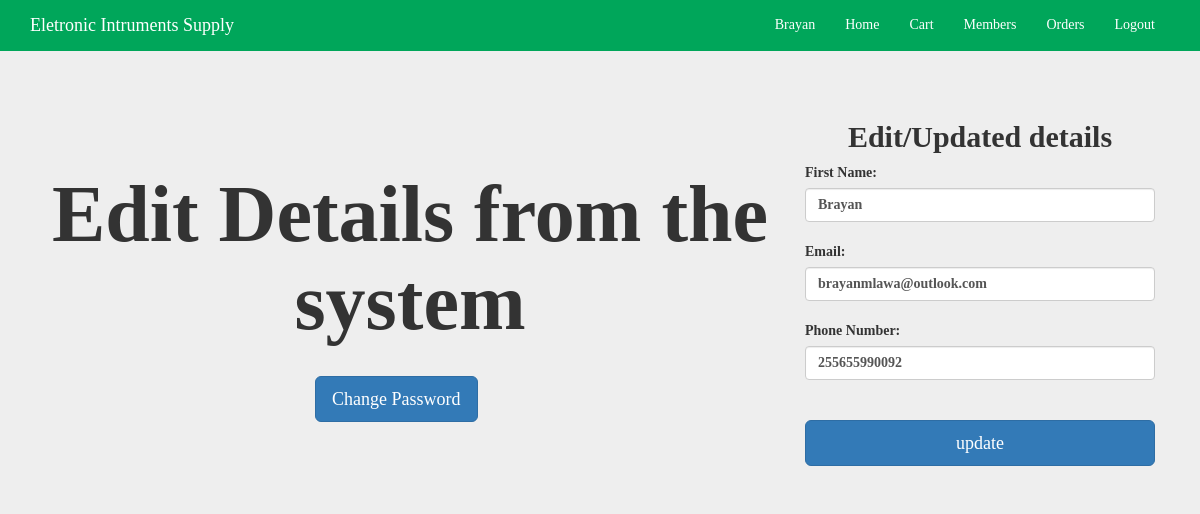
Screenshot of /actions/profile.php (signed in) with the database file from the repository.
### tables this page shows
CREATE TABLE `users` (
  `user_id` int(11) NOT NULL,
  `name` varchar(30) NOT NULL,
  `email` varchar(50) NOT NULL,
  `password` varchar(225) NOT NULL,
  `phone` varchar(20) NOT NULL,
  `user_type` int(3) NOT NULL DEFAULT 0,
  `status` int(3) NOT NULL DEFAULT 1,
  `time_joined` datetime NOT NULL DEFAULT current_timestamp()
);

### actions/profile.php (the view, shortened to what this page needs)
<!DOCTYPE html>
<html>
<?php
	  include "../includes/css_header.php";
    include "../includes/dbconnect.php";
		$user_email = $_SESSION["email"];
		$sql_query = mysqli_query($connection, "SELECT * FROM users WHERE email = '$user_email' ");
		while($row = mysqli_fetch_assoc($sql_query))
		if($row['user_type'] == 1)
        {
          include "../includes/header_admin.php";
        }
        else
        {
        	header('Location: ../index.php');
        }
	?>
    	<div  class="container">
            <?php
                $select_query = mysqli_query($connection, "SELECT * FROM users WHERE email = '$user_email' ")
                or die('error occuerd');
                $row = mysqli_fetch_assoc($select_query);
             ?>
    		<div class="col">
    			<div class="col-md-8 margin-top50">
    				<h1 class="text-black font-80px text-center"><b>Edit Details from the system  </h1> <br>
                    <a class="btn btn-primary btn-lg" style="margin-left: 27rem;" href="change_P">Change Password</a>
    			</div>
    			<div class="col-md-4 margin-top30">
    				<h2 class="text-black text-center"> <b>Edit/Updated details</b> </h2>
    				<form class="form"  method="POST">
                        <label class="text-black"> First Name:</label>
                        <input type="Name" class="form-control"  value="<?php echo $row['name']; ?>" name="user_name" required><br>
    					<label class="text-black"> Email:</label>
    					<input type="email" class="form-control" value="<?php echo $row['email']; ?>" name="user_email" required><br>
						<label class="text-black"> Phone Number:</label>
    					<input type="text" class="form-control" value="<?php echo $row['phone']; ?>" name="user_phone" required><br>
    					<br>
    					<input type="submit" class="btn btn-primary btn-lg btn-block" value="update" name="update"><br>
    				</form>
    			</div>
    		</div>
    	</div>
	</body>
</html>

### includes/header_admin.php (shortened to what this page needs)
<nav class="navbar navbar-inverse navbar-fixed-top">
      <div class="container">
        <div class="navbar-header">
            <a href="../admin/admin" class="navbar-brand text-white">Eletronic Intruments Supply</a>
        </div>
        <div id="navbar" class="collapse navbar-collapse">
          <ul class="nav navbar-nav pull-right">
            <li><a class="text-white" href="../actions/profile"> <?php echo $_SESSION['name'];?> </a></li>
            <li><a class="text-white" href="../actions/products">Home</a></li>
            <li><a class="text-white" href="../actions/show_cart_items">Cart</a></li>
            <li><a class="text-white" href="../admin/admin_members">Members</a></li>
            <li><a class="text-white" href="../actions/show_order_items">Orders</a></li>
            <li><a class="text-white" href="../includes/logout">Logout</a></li>
          </ul>
                  </div>
      </div>
    </nav>

### css/style.css (style rules this page uses)
h1 { font-family: "Arial Black" !important; }
.font-80px { font-size: 80px; }
.margin-top50 { margin-top: 50px; }
.navbar { background-color: #00a65a; border-color: #00a65a; }
.text-white { color: white !important; }
.text-center { text-align: center; }

### rows the page displays
users: user_name "Brayan", user_email "brayanmlawa@outlook.com", user_phone "255655990092"
